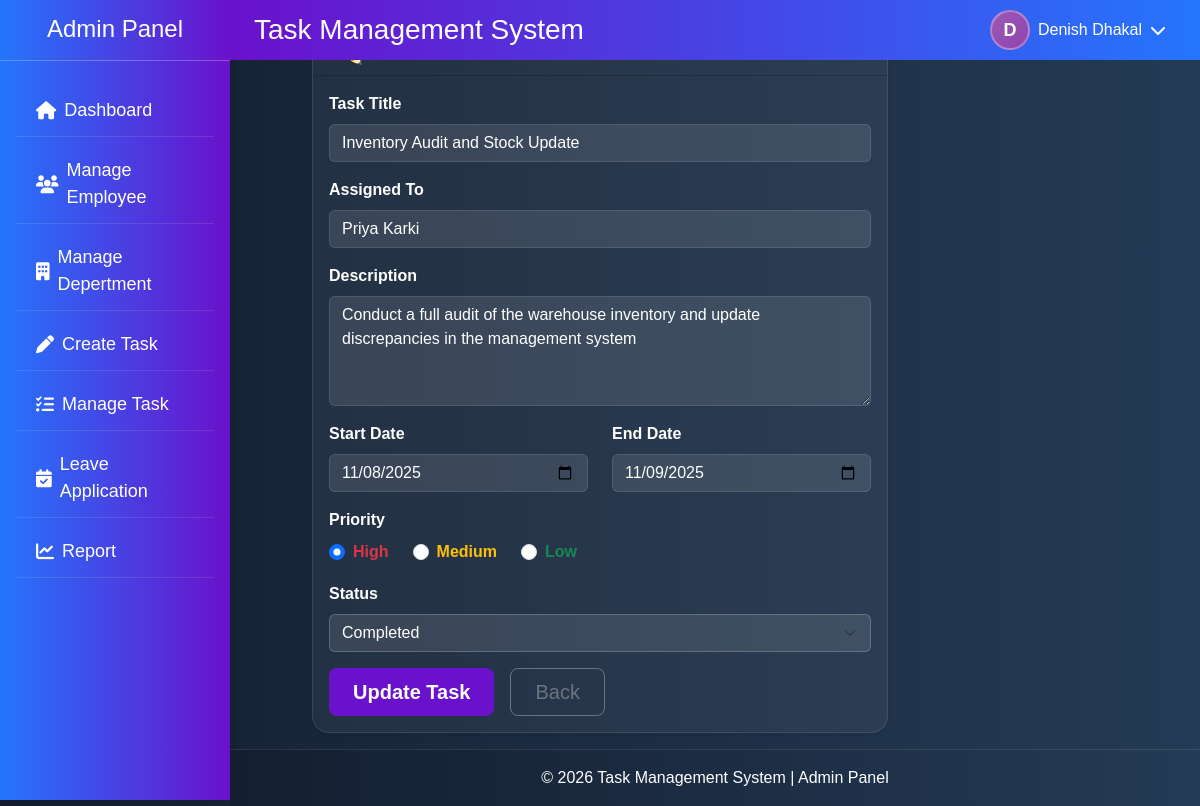
The page /admin/task/edit_task.php?id=20 (signed in) on the database its author committed.
### tables this page shows
CREATE TABLE `task_assign` (
  `record_id` int(11) NOT NULL,
  `task_id` int(11) DEFAULT NULL,
  `users_id` int(11) DEFAULT NULL,
  `status` varchar(50) DEFAULT NULL
);

CREATE TABLE `task_manage` (
  `task_id` int(11) NOT NULL,
  `task_title` varchar(255) DEFAULT NULL,
  `task_description` text DEFAULT NULL,
  `created_date` datetime DEFAULT NULL,
  `users_id` int(11) DEFAULT NULL,
  `start_date` date DEFAULT NULL,
  `end_date` date DEFAULT NULL,
  `priority` varchar(50) DEFAULT NULL
);

CREATE TABLE `users` (
  `users_id` int(11) NOT NULL,
  `profile_photo` varchar(255) DEFAULT 'default.png',
  `fullname` varchar(100) DEFAULT NULL,
  `username` varchar(100) DEFAULT NULL,
  `email` varchar(100) DEFAULT NULL,
  `mobile` varchar(15) DEFAULT NULL,
  `password` varchar(255) DEFAULT NULL,
  `role` enum('admin','staff') NOT NULL DEFAULT 'staff',
  `created_at` datetime DEFAULT NULL,
  `last_login` datetime DEFAULT NULL
);

### admin/task/edit_task.php (the view, shortened to what this page needs)
<?php
$record_id = isset($_GET['id']) ? intval($_GET['id']) : 0;
$redirect_url = $_GET['redirect'] ?? 'manage_task.php';
$employee_name = $task_title = $description = $start_date = $end_date = $priority = $status = '';
if ($record_id > 0) {
    $query = "
        SELECT
            ta.record_id,
            ta.status,
            tm.task_title,
            tm.task_description,
            tm.start_date,
            tm.end_date,
            tm.priority,
            u.fullname
        FROM task_assign ta
        JOIN task_manage tm ON ta.task_id = tm.task_id
        JOIN users u ON ta.users_id = u.users_id
        WHERE ta.record_id = $record_id
        LIMIT 1
    ";
    $result = mysqli_query($conn, $query);
    if ($result && mysqli_num_rows($result) > 0) {
        $task = mysqli_fetch_assoc($result);
        $employee_name = $task['fullname'];
        $task_title    = $task['task_title'];
        $description   = $task['task_description'];
        $start_date    = $task['start_date'];
        $end_date      = $task['end_date'];
        $priority      = $task['priority'];
        $status        = $task['status'];
    } else {
        $errorMessage = "Task not found.";
    }
}
?>
<div class="container-fluid content-wrapper ">
    <div class="row">
        <div class="col-md-8 offset-md-2 col-lg-6 offset-lg-3">
            <div class="card mt-4">
                <div class="card-header d-flex justify-content-between align-items-center" style="background: transparent;">
                    <h3 class="card-title mb-0">✏️ Edit Task</h3>
                </div>
                <div class="card-body" style="background: transparent;">
                    <form method="post" action="">
            <div class="mb-3">
                <label class="form-label fw-bold">Task Title</label>
                <input type="text" class="form-control" name="task_title" value="<?php echo htmlspecialchars($task_title); ?>" required>
            </div>
            <div class="mb-3">
                <label class="form-label fw-bold">Assigned To</label>
                <input type="text" class="form-control" value="<?php echo htmlspecialchars($employee_name); ?>" readonly>
            </div>
            <div class="mb-3">
                <label class="form-label fw-bold">Description</label>
                <textarea class="form-control" name="description" rows="4" required><?php echo htmlspecialchars($description); ?></textarea>
            </div>
            <div class="row">
                <div class="col-md-6 mb-3">
                    <label class="form-label fw-bold">Start Date</label>
                    <input type="date" class="form-control" name="start_date" value="<?php echo $start_date; ?>" required>
                </div>
                <div class="col-md-6 mb-3">
                    <label class="form-label fw-bold">End Date</label>
                    <input type="date" class="form-control" name="end_date" value="<?php echo $end_date; ?>" required>
                </div>
            </div>
            <div class="mb-3">
                <label class="form-label fw-bold d-block">Priority</label>
                <div class="d-flex gap-4">
                    <div class="form-check">
                        <input class="form-check-input" type="radio" name="task_priority" value="High" <?php echo ($priority == 'High') ? 'checked' : ''; ?>>
                        <label class="form-check-label text-danger fw-bold">High</label>
                    </div>
                    <div class="form-check">
                        <input class="form-check-input" type="radio" name="task_priority" value="Medium" <?php echo ($priority == 'Medium') ? 'checked' : ''; ?>>
                        <label class="form-check-label text-warning fw-bold">Medium</label>
                    </div>
                    <div class="form-check">
                        <input class="form-check-input" type="radio" name="task_priority" value="Low" <?php echo ($priority == 'Low') ? 'checked' : ''; ?>>
                        <label class="form-check-label text-success fw-bold">Low</label>
                    </div>
                </div>
            </div>
            <div class="mb-3">
                <label class="form-label fw-bold">Status</label>
                <select class="form-select" name="status" required>
                    <option value="Completed" <?php echo ($status == 'Completed') ? 'selected' : ''; ?>>Completed</option>
                </select>
            </div>
            <div class="d-flex gap-3">
                <button type="submit" class="btn btn-primary btn-lg px-4">Update Task</button>
                <a href="<?php echo htmlspecialchars($redirect_url); ?>" class="btn btn-outline-secondary btn-lg px-4">Back</a>
            </div>
                    </form>
                </div>
            </div>
        </div>
    </div>
</div>

### assets/css/style.css (style rules this page uses)
html, body { height: 100%; margin: 0; padding: 0; }
body { display: flex; flex-direction: column; min-height: 100vh; padding: 0; font-family: Arial, sans-serif; background: linear-gradient(to right, #141e30, #243b55); color: white; position: relative; }
.manage_employee, .manage_task, .leave_application, .manage_department, .content-wrapper { flex: 1 0 auto; min-height: 0; }
.form-control { background-color: rgba(255, 255, 255, 0.1); border: none; color: white; }
.form-control::placeholder { color: rgb(199, 195, 195); }
.form-control, .form-select { background-color: rgba(255, 255, 255, 0.1); color: white; border: 1px solid rgba(255, 255, 255, 0.2); }
.form-control::placeholder, .form-select option { color: #ddd; }
select[name="emp_id"] option, select[name="department"] option, select[name="role"] option, select[name="designation"] option, select[name="status"] option { color: #000 !important; }
.btn-primary { background-color: #6a11cb; border: none; font-weight: bold; }
.card { background: rgba(255, 255, 255, 0.05) !important; border: 1px solid rgba(255, 255, 255, 0.1); box-shadow: 0 4px 20px rgba(0, 0, 0, 0.2); border-radius: 17px; color: white; box-shadow: 0 0.125rem 0.25rem rgba(0, 0, 0, 0.075); margin-bottom: 1rem; }

### rows shown on the page
task_assign: task_title "Inventory Audit and Stock Update", users.fullname "Priya Karki", description "Conduct a full audit of the warehouse inventory and update discrepancies in the management system", start_date "11/08/2025", end_date "11/09/2025", status "Completed"
task_manage: priority "☑"

### other values the page prints
$firstLetter "D"
$loggedInName "Denish Dhakal"
